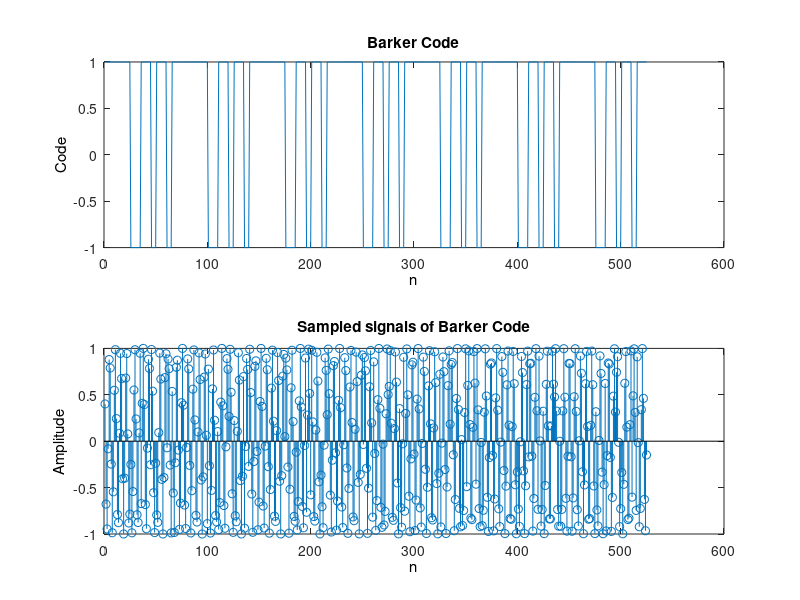
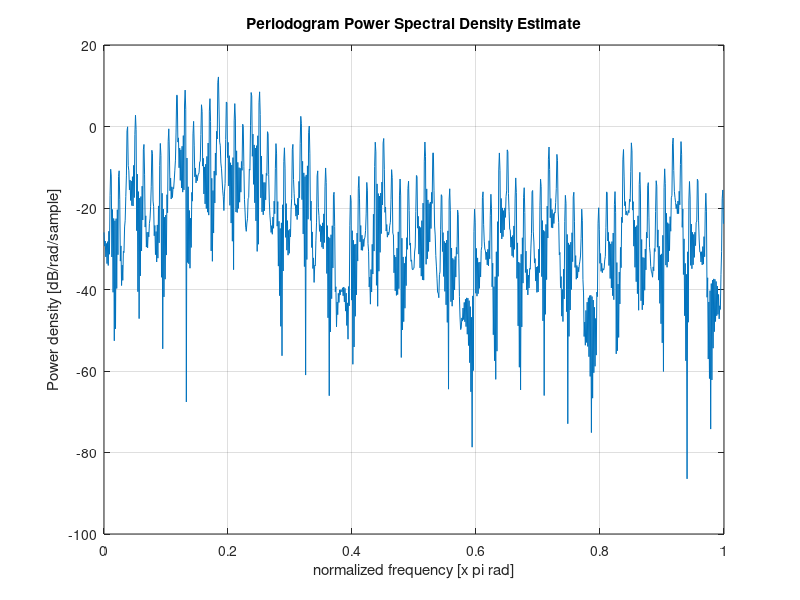

Write MATLAB code to recreate these figures, in order.
%function x = Barker_Code()
%myFun - Description
%
% Syntax: x = Barker_Code()
%
% Long description
    
clc;clear all;

A = 1;                                   %Amplitude
fs = 1200e6; Ts = 1/fs;                    %sample frequency 
fc = fs/6 + rand*(fs/5-fs/6);            %carrier frequency
SAR = floor(fs/fc);                      %sample rate
M = randi(3);                            %# of Barker Code


%Generating Barker Code
if M == 1
    Barker = [ones(1,SAR*3)  -(ones(1,SAR*2)) ones(1,SAR*1) -ones(1,SAR)];
    k = 7;
elseif M == 2
    Barker = [ones(1,SAR*3)  -(ones(1,SAR*3)) ones(1,SAR*2) -ones(1,SAR) -ones(1,SAR) ones(1,SAR*2) -ones(1,SAR)];
    k = 11;
else
    Barker = [ones(1,SAR*5) -(ones(1,SAR*2)) ones(1,SAR*2) -ones(1,SAR) ones(1,SAR*2) -ones(1,SAR) ones(1,SAR*2)];
    k = 13;
end


brkseq = [];
N_b = length(Barker);
N = fix((512+randi(1920-512))/N_b);           %Code Periods
n = 1:1:N*N_b;                            %set up vectors for n


for i = 1:N
    brkseq = [brkseq,Barker];
end

%modulated signal
I = A*cos(2*pi.*n*fc/fs).*brkseq;
Q = A*sin(2*pi.*n*fc/fs).*brkseq;
signal = I + sqrt(-1)*Q;

figure(1)
subplot(2,1,1);
plot(n,brkseq);
set(get(gca, 'XLabel'), 'String', 'n');
set(get(gca, 'YLabel'), 'String', 'Code');
set(get(gca, 'Title'), 'String', 'Barker Code');
subplot(2,1,2);
stem(n,I);
set(get(gca, 'Title'), 'String', 'Sampled signals of Barker Code');
set(get(gca, 'XLabel'), 'String', 'n');
set(get(gca, 'YLabel'), 'String', 'Amplitude');


figure(2)
periodogram(signal);

sprintf('The number of Barker code is %g.', k)
sprintf('The total length of the signal is %g', length(n))


%end